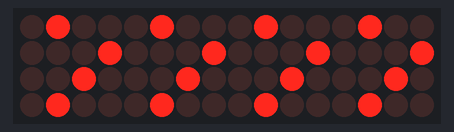
Recording of a sketch running on a simulated Arduino Uno, built with avr-gcc and run on an emulated ATmega328P. Parts: 16×4 LED matrix. Wiring (inferred from the names in the program): LED cube drawn one layer per row (orientation assumed): layers A0, A1, A2, A3; columns pin 0, pin 1, pin 2, pin 3, pin 4, pin 5, pin 6, pin 7, pin 8, pin 9, pin 10, pin 11, pin 12, pin 13, A4, A5.

Above: at 0.1 s.
At 1.1 s:
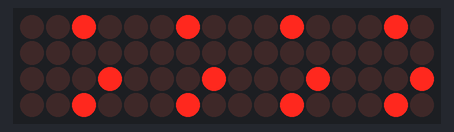
At 2.1 s:
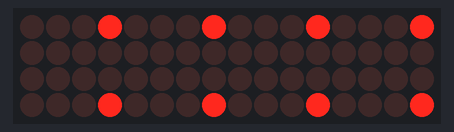
At 3.1 s:
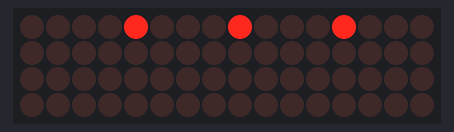

Measured:
- by itself, everything shown: repeats every 4.0 s, in 4 steps
- what the display in image 0 shows lasts 1.1 s, from 0.0 s to 1.1 s

The sketch:

schraege-ebene-2015-12-12.ino
```cpp
//Allgemeine Einstellungen

//Wuerfelgroesse einstellen, 3x3x3 oder 4x4x4. Kein "=" und ";" bei "#define"!!
#define XYZ_SIZE 4
//Effektgeschwindigkeit
#define VELOCITY 1000
//Effektwiederhohlung
#define REPEATS 2


//Programmcode
int velocity = VELOCITY;
int isOn = HIGH;
int leds[] = {
  0,1,2,3,4,5,6,7,8,9,10,11,12,13,A4,A5};
int numLeds = sizeof(leds)/sizeof(int);
int levelPins[] = {A0,A1,A2,A3};
int levelMap[4]; // 4 layers of 16 bits each
byte level = 0; // Used by refreshCube
int frame = 0;
union{
  byte v4x4x4[XYZ_SIZE][XYZ_SIZE][XYZ_SIZE];
  byte v64[XYZ_SIZE*XYZ_SIZE*XYZ_SIZE];
}bitmap;

void loop()
{
  constante_schraege_ebene();
}

void constante_schraege_ebene()
{
   for (byte k=0; k<XYZ_SIZE; k++)
   {
    Clearbitmap();
     for (byte x=0; x<XYZ_SIZE; x++)
     {
      for (byte y=0; y<XYZ_SIZE; y++)
      {
        if(XYZ_SIZE+k-y<=4)
        {
        bitmap.v4x4x4[x][y][(XYZ_SIZE+k-y)]=1;
        }
      }
     }
     CopyToDisplay();
   delay(velocity);
   }
}


void CopyToDisplay()
{
  for (byte x=0; x < XYZ_SIZE; x++)
    for (byte y=0; y < XYZ_SIZE; y++)
      for (byte z=0; z < XYZ_SIZE; z++)
        if (bitmap.v4x4x4[x][y][z])
          bitSet(levelMap[ z ], x*XYZ_SIZE + y);
         else
          bitClear(levelMap[ z ], x*XYZ_SIZE + y);
}

void RefreshCube()
{
  //-- Turn off previous level before we mess with the 16 anodes --
  byte levelPin = levelPins[level];
  digitalWrite(levelPin, LOW);

  //-- Compute next level, but don't turn it on until we setup the 16 anodes for the new level --
  level++;
  if (level==XYZ_SIZE) level=0;

  //-- Setup the 16 anodes for this level --
  int thisLevel = levelMap[level];
  for (byte led=0; led < numLeds; led++)
  {
    byte ledPin = leds[led];
    byte ledState = bitRead( thisLevel, led );
    digitalWrite(ledPin, ledState);
  }

  //-- Now that the 16 anodes are set, turn on the layer (won't be turned off till next refresCube) --
  levelPin = levelPins[level];
  digitalWrite(levelPin, HIGH);
}


void setup() {
  for (byte pin=0; pin < 20; pin++)
  {
    pinMode(pin, OUTPUT);
  }
  Clearbitmap(); SetupTimer(); CopyToDisplay();
}

void SetupTimer()
{
  cli(); // Stop global interrupt

  TCCR1A = 0; // Timer/Counter Control Register 1 A
  TCCR1B = 0; // Timer/Counter Control Register 1 B
  TCCR1B |= (1 << WGM12); // Configure Timer 1 for CTC mode
  OCR1A = 0xFF; // CTC Compare value
  TIMSK1 |= (1 << OCIE1A); // Tell CTC to call interrupt routine in addition to setting CTC flag
  TCCR1B |= (1 << CS10); // CS10, CS11, CS12 bits control prescaler.
  TCCR1B |= (1 << CS11); // CS10, CS11, CS12 bits control prescaler.

  sei(); // enable global interrupt again
}

ISR(TIMER1_COMPA_vect)
{
  RefreshCube();
}

void Clearbitmap()
{
  for (byte x=0; x < XYZ_SIZE; x++)
    for (byte y=0; y < XYZ_SIZE; y++)
      for (byte z=0; z < XYZ_SIZE; z++)
        bitmap.v4x4x4[x][y][z] = 0;
}
```
